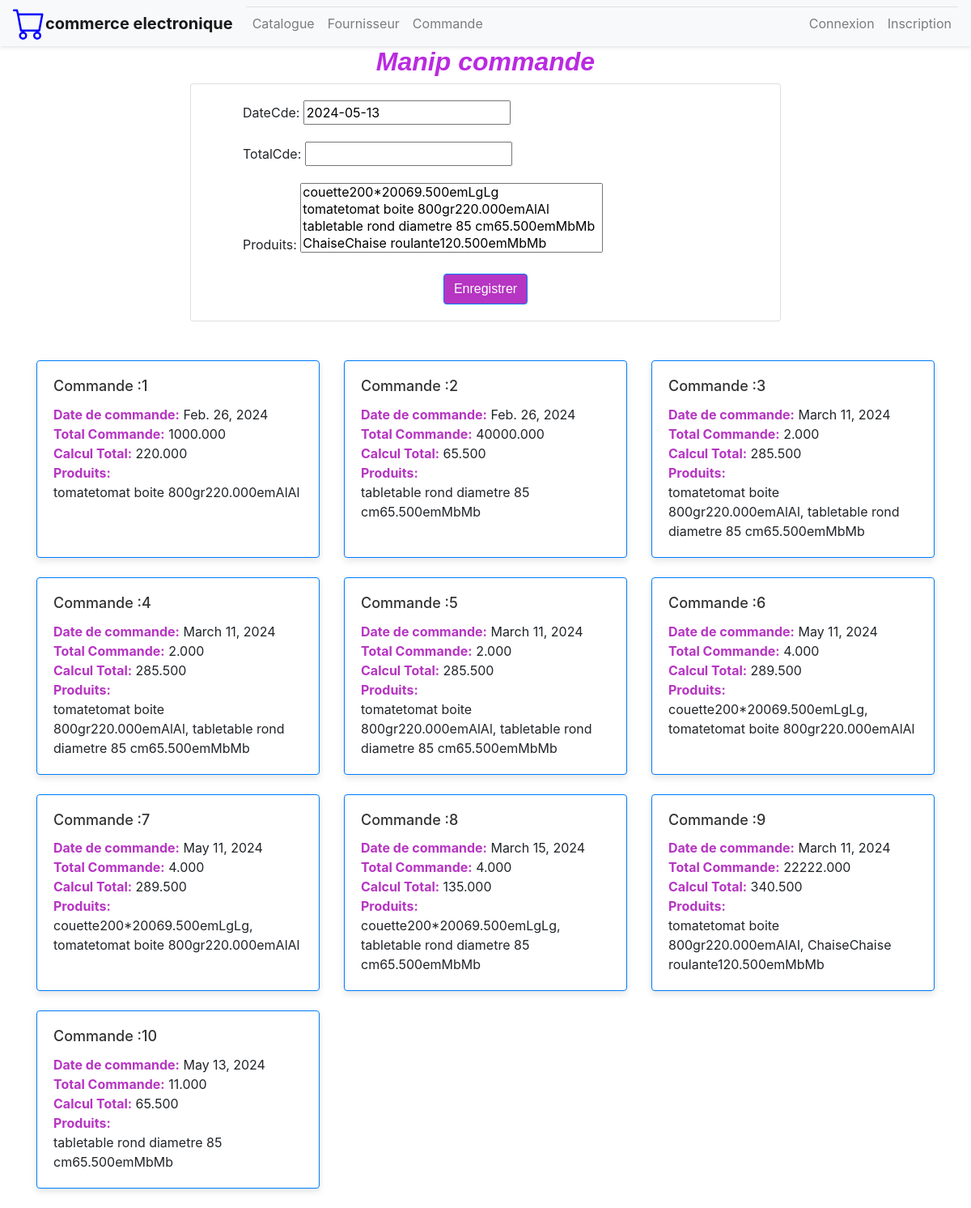
The page /magasin/nvcommande/ on the database its author committed.
### magasin/models.py (models this page shows, shortened)
class Commande(models.Model):
    dateCde=models.DateField(null=True,default=date.today)
    totalCde=models.DecimalField(max_digits=10,decimal_places=3)
    produits=models.ManyToManyField("Produit")
    def caltot(self):
        total=0
        for produit in self.produits.all():
            total += produit.prix
        return total
    def get_produits_list(self):
        return ", ".join(str(produit) for produit in self.produits.all())

class Produit(models.Model):
    libelle=models.CharField(max_length=100)
    description=models.TextField(default='Non definie')
    prix=models.DecimalField(max_digits=10,decimal_places=3)
    type=models.CharField(max_length=2,choices=TYPE_CHOICES,default='em')
    img=models.ImageField(blank=True)
    categorie=models.ForeignKey('Categorie',on_delete=models.CASCADE,null=True)
    Fournisseur=models.ForeignKey('Fournisseur',on_delete=models.CASCADE,null=True)
    def __str__(self) :
        return self.libelle+""+self.description+""+str(self.prix)+""+self.type+""+str(self.categorie)+""+str(self.categorie)

class Categorie(models.Model):
    name=models.CharField(max_length=50,default='Alimentaire',choices=TYPE_CHOICES)
    def __str__(self) :
        return self.name

### magasin/views.py (the view)
# urls.py: path('nvcommande/', views.nCommande, name='nvcommande'),
def nCommande(request):
    form = CommandeForm()
    if request.method == "POST":
        form = CommandeForm(request.POST, request.FILES)
        if form.is_valid():
            form.save()
    commandes=Commande.objects.all()
    context={'form': form,'commandes': commandes}
    return render(request, 'magasin/commande.html', context)

### magasin/forms.py
class CommandeForm(ModelForm):
    class Meta:
        model= Commande
        fields = "__all__"

### magasin/templates/magasin/commande.html (shortened to what this page needs)
{% extends 'magasin/base.html' %}
{% block content %}
<div class="col-md-12 text-center">
  <h2 style="font-family: 'Arial', sans-serif; font-weight: bold;color: rgb(186, 42, 225); font-style: italic;">Manip commande</h2>
</div>
<div class="container">
  <div class="row justify-content-center">
    <div class="col-md-8">
      <div class="card">
        <div class="card-body">
          <form method='POST' class="post-form" style="max-width: 600px; margin: 0 auto;">
            {{ form.as_p }}
            <div class="text-center mt-3">
              <button type="submit" class="btn btn-primary" style="font-family: 'Arial', sans-serif; background-color: #b635c2;">Enregistrer</button>
            </div>
          </form>
        </div>
      </div>
    </div>
  </div>
</div>
<div class="container mt-5">
  <div class="row row-cols-1 row-cols-md-3 g-4">
    {% for commande in commandes %}
    <div class="col mb-4">
      <div id="{{ commande.id }}" class="card border-primary h-100" style="box-shadow: 0 4px 8px rgba(0, 0, 0, 0.1);">
        <div class="card-body">
          <h5 class="card-title" style="color: #333; font-size: 18px;">Commande :{{ commande.id }}</h5>
          <ul class="list-unstyled" style="margin-bottom: 0;">
            <li><strong style="color: #b635c2;">Date de commande:</strong> {{ commande.dateCde }}</li>
            <li><strong style="color: #b635c2;">Total Commande:</strong> {{ commande.totalCde }}</li>
            <li><strong style="color: #b635c2;">Calcul Total:</strong> {{ commande.caltot }}</li>
            <li><strong style="color: #b635c2;">Produits:</strong>
              <ul style="margin-top: 0; list-style-type: none; padding-left: 0;">
                <li>{{ commande.get_produits_list }}</li>
              </ul>
            </li>
          </ul>
        </div>
      </div>
    </div>
    {% endfor %}
  </div>
</div>
{% endblock %}

### rows shown on the page
Commande: id "1", dateCde "Feb. 26, 2024", totalCde "1000.000", caltot "220.000", get_produits_list "tomatetomat boite 800gr220.000emAlAl"
Commande: id "2", dateCde "Feb. 26, 2024", totalCde "40000.000", caltot "65.500", get_produits_list "tabletable rond diametre 85 cm65.500emMbMb"
Commande: id "3", dateCde "March 11, 2024", totalCde "2.000", caltot "285.500", get_produits_list "tomatetomat boite 800gr220.000emAlAl, tabletable rond diametre 85 cm65.500emMbMb"
Commande: id "4", dateCde "March 11, 2024", totalCde "2.000", caltot "285.500", get_produits_list "tomatetomat boite 800gr220.000emAlAl, tabletable rond diametre 85 cm65.500emMbMb"
Commande: id "5", dateCde "March 11, 2024", totalCde "2.000", caltot "285.500", get_produits_list "tomatetomat boite 800gr220.000emAlAl, tabletable rond diametre 85 cm65.500emMbMb"
Commande: id "6", dateCde "May 11, 2024", totalCde "4.000", caltot "289.500", get_produits_list "couette200*20069.500emLgLg, tomatetomat boite 800gr220.000emAlAl"
Commande: id "7", dateCde "May 11, 2024", totalCde "4.000", caltot "289.500", get_produits_list "couette200*20069.500emLgLg, tomatetomat boite 800gr220.000emAlAl"
Commande: id "8", dateCde "March 15, 2024", totalCde "4.000", caltot "135.000", get_produits_list "couette200*20069.500emLgLg, tabletable rond diametre 85 cm65.500emMbMb"
Commande: id "9", dateCde "March 11, 2024", totalCde "22222.000", caltot "340.500", get_produits_list "tomatetomat boite 800gr220.000emAlAl, ChaiseChaise roulante120.500emMbMb"
Commande: id "10", dateCde "May 13, 2024", totalCde "11.000", caltot "65.500", get_produits_list "tabletable rond diametre 85 cm65.500emMbMb"
